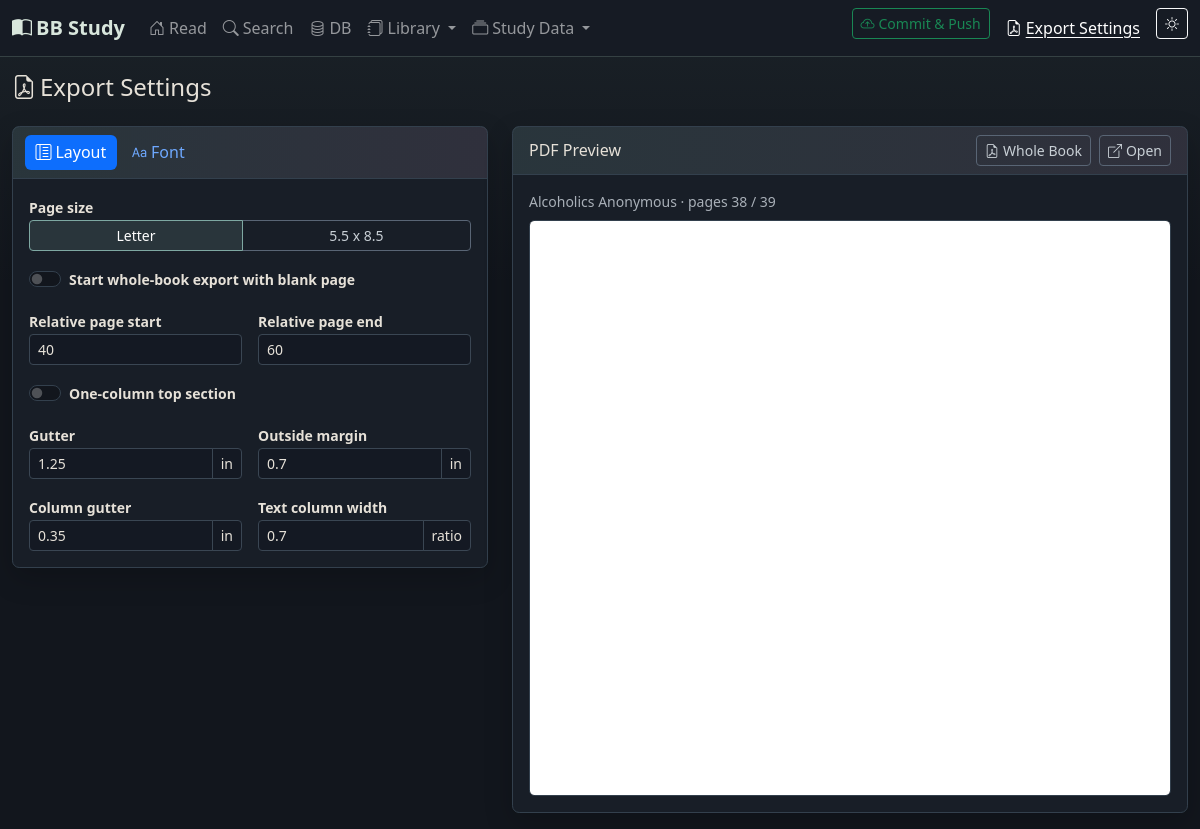
The page /settings on the database its author committed.
### app/models.py (models this page shows, shortened)
class Setting(db.Model):
    __tablename__ = 'settings'
    id = db.Column(db.Integer, primary_key=True)
    key = db.Column(db.String(100), unique=True, nullable=False)
    value = db.Column(db.Text, default='')

class Book(db.Model):
    __tablename__ = 'books'
    id = db.Column(db.Integer, primary_key=True)
    title = db.Column(db.String(500), nullable=False)
    author = db.Column(db.String(300))
    isbn = db.Column(db.String(50))
    publisher = db.Column(db.String(300))
    publish_date = db.Column(db.String(50))
    edition = db.Column(db.String(100))
    notes = db.Column(db.Text)
    pdf_path = db.Column(db.String(1000))
    is_primary = db.Column(db.Boolean, default=False)
    created_at = db.Column(db.DateTime, default=datetime.utcnow)
    book_content = db.relationship('BookContent', backref='book', lazy=True, cascade='all, delete-orphan')
    table_of_contents = db.relationship('BookTableOfContents', backref='book', lazy=True, cascade='all, delete-orphan')
    commentaries = db.relationship('Commentary', backref='book', lazy=True, cascade='all, delete-orphan')

### app/routes/main.py (the view, shortened to what this page needs)
@main_bp.route('/settings', methods=['GET', 'POST'])
def settings():
    theme = get_theme()
    export_settings = get_export_setting_values()
    preview_book = get_current_book()
    preview_page = (
        get_book_page(preview_book.id, get_current_page()) if preview_book else get_current_page()
    )
    preview_pages = build_preview_pages(preview_book, preview_page)
    preview_pdf_url = (
        url_for('main.export_page_spread_pdf', book_id=preview_book.id, page=preview_page)
        if preview_pages else None
    )
    return render_template('settings.html', theme=theme,
                           export_settings=export_settings,
                           export_page_size_profile_prefixes=EXPORT_PAGE_SIZE_PROFILE_PREFIXES,
                           preview_book=preview_book,
                           preview_page=preview_page,
                           preview_pdf_url=preview_pdf_url,
                           preview_pages=preview_pages)

### app/page_numbers.py (called while the page is built)
def relative_page_for_label(book_id, page):
    from .models import BookContent
    row = (
        BookContent.query
        .filter_by(book_id=book_id, page=str(page))
        .filter(BookContent.relative_page_number.isnot(None))
        .order_by(BookContent.id)
        .first()
    )
    return row.relative_page_number if row else None

def page_label_for_relative(book_id, relative_page_number):
    from .models import BookContent
    row = (
        BookContent.query
        .filter_by(book_id=book_id, relative_page_number=relative_page_number)
        .order_by(BookContent.id)
        .first()
    )
    return str(row.page) if row else None

### app/routes/main.py (called while the page is built)
def get_theme():
    s = Setting.query.filter_by(key='theme').first()
    return s.value

def get_current_book():
    s = Setting.query.filter_by(key='current_book_id').first()
    if s and s.value:
        return Book.query.get(int(s.value))
    return None

def get_current_page():
    s = Setting.query.filter_by(key='current_page').first()
    return s.value

def _get_setting(key, default=''):
    setting = Setting.query.filter_by(key=key).first()
    return setting.value if setting and setting.value != '' else default

def get_export_setting_values():
    values = {
        setting.key: setting.value
        for setting in Setting.query.filter(Setting.key.like('export_%')).all()
    }
    page_size = values['export_page_size']
    prefix = EXPORT_PAGE_SIZE_PROFILE_PREFIXES[page_size]
    for key, value in list(values.items()):
        if not key.startswith(f'{prefix}_'):
            continue
        values[f"export_{key.removeprefix(prefix + '_')}"] = value
    return values

def _book_position_key(book_id, suffix):
    return f'book_{book_id}_{suffix}'

def get_book_page(book_id, default='1'):
    if not book_id:
        return default
    return _get_setting(_book_position_key(book_id, 'page'), default)

def get_facing_page(book_id, page):
    relative = relative_page_for_label(book_id, page)
    if relative is None:
        return None
    facing_relative = relative - 1 if relative % 2 else relative + 1
    if facing_relative < 1:
        return None
    return page_label_for_relative(book_id, facing_relative)

### app/templates/settings.html (shortened to what this page needs)
{% extends 'base.html' %}
{% block content %}
<div class="export-settings-page">
  <h4 class="mb-4"><i class="bi bi-file-earmark-pdf me-1"></i>Export Settings</h4>
  <div class="row g-4 align-items-start">
    <div class="col-12 col-xl-5 col-xxl-4">
      <div class="card mb-4">
        <div class="card-header export-settings-tab-header">
          <ul class="nav nav-pills nav-sm gap-1" id="exportSettingsTabs" role="tablist">
            <li class="nav-item" role="presentation">
              <button class="nav-link active" id="layoutSettingsTab" data-bs-toggle="tab" data-bs-target="#layoutSettingsPane" type="button" role="tab">
                <i class="bi bi-layout-text-sidebar-reverse me-1"></i>Layout
              </button>
            </li>
            <li class="nav-item" role="presentation">
              <button class="nav-link" id="fontSettingsTab" data-bs-toggle="tab" data-bs-target="#fontSettingsPane" type="button" role="tab">
                <i class="bi bi-type me-1"></i>Font
              </button>
            </li>
          </ul>
        </div>
        <div class="card-body tab-content">
          <div class="tab-pane fade show active" id="layoutSettingsPane" role="tabpanel" aria-labelledby="layoutSettingsTab">
            <div class="row g-3">
              <div class="col-12">
                <label class="form-label small fw-semibold">Page size</label>
                <div class="btn-group btn-group-sm d-flex" role="group" aria-label="Export page size">
                  <label class="btn btn-outline-secondary" for="exportPageSizeLetter">Letter</label>
                  <label class="btn btn-outline-secondary" for="exportPageSizeHalfLetter">5.5 x 8.5</label>
                </div>
              </div>
              <div class="col-12">
                <div class="form-check form-switch">
                  <input class="form-check-input export-setting-input" type="checkbox" role="switch"
                         id="exportIncludeStartBlankPage" data-setting-key="export_include_start_blank_page" value="1"
                         {% if export_settings.export_include_start_blank_page in ['1', 'true', 'on'] %}checked{% endif %}>
                  <label class="form-check-label small fw-semibold" for="exportIncludeStartBlankPage">
                    Start whole-book export with blank page
                  </label>
                </div>
              </div>
              <div class="col-sm-6">
                <label class="form-label small fw-semibold" for="exportRelativePageStart">Relative page start</label>
                <input class="form-control form-control-sm export-setting-input" id="exportRelativePageStart" type="number" min="1" step="1"
                       data-setting-key="export_relative_page_start" value="{{ export_settings.export_relative_page_start }}">
              </div>
              <div class="col-sm-6">
                <label class="form-label small fw-semibold" for="exportRelativePageEnd">Relative page end</label>
                <input class="form-control form-control-sm export-setting-input" id="exportRelativePageEnd" type="number" min="1" step="1"
                       data-setting-key="export_relative_page_end" value="{{ export_settings.export_relative_page_end }}">
              </div>
              <div class="col-12">
                <div class="form-check form-switch">
                  <input class="form-check-input export-setting-input" type="checkbox" role="switch"
                         id="exportOneColumnTop" data-setting-key="export_one_column_top" value="1"
                         {% if export_settings.export_one_column_top in ['1', 'true', 'on'] %}checked{% endif %}>
                  <label class="form-check-label small fw-semibold" for="exportOneColumnTop">
                    One-column top section
                  </label>
                </div>
              </div>
              <div class="col-sm-6">
                <label class="form-label small fw-semibold" for="exportInsideMargin">Gutter</label>
                <div class="input-group input-group-sm">
                  <input class="form-control export-setting-input" id="exportInsideMargin" type="number" min="0.1" max="2" step="0.05"
                         data-setting-key="export_inside_margin" value="{{ export_settings.export_inside_margin }}">
                  <span class="input-group-text">in</span>
                </div>
              </div>
              <div class="col-sm-6">
                <label class="form-label small fw-semibold" for="exportOutsideMargin">Outside margin</label>
                <div class="input-group input-group-sm">
                  <input class="form-control export-setting-input" id="exportOutsideMargin" type="number" min="0.1" max="2" step="0.05"
                         data-setting-key="export_outside_margin" value="{{ export_settings.export_outside_margin }}">
                  <span class="input-group-text">in</span>
                </div>
              </div>
              <div class="col-sm-6">
                <label class="form-label small fw-semibold" for="exportColumnGutter">Column gutter</label>
                <div class="input-group input-group-sm">
                  <input class="form-control export-setting-input" id="exportColumnGutter" type="number" min="0.05" max="1" step="0.05"
                         data-setting-key="export_column_gutter" value="{{ export_settings.export_column_gutter }}">
                  <span class="input-group-text">in</span>
                </div>
              </div>
              <div class="col-sm-6">
                <label class="form-label small fw-semibold" for="exportTextRatio">Text column width</label>
                <div class="input-group input-group-sm">
                  <input class="form-control export-setting-input" id="exportTextRatio" type="number" min="0.45" max="0.85" step="0.01"
                         data-setting-key="export_text_ratio" value="{{ export_settings.export_text_ratio }}">
                  <span class="input-group-text">ratio</span>
                </div>
              </div>
            </div>
          </div>
        </div>
      </div>
    </div>
    <div class="col-12 col-xl-7 col-xxl-8">
      <div class="card">
        <div class="card-header d-flex align-items-center justify-content-between gap-3">
          <span>PDF Preview</span>
          {% if preview_pdf_url %}
          <div class="d-flex align-items-center gap-2">
            <a class="btn btn-sm btn-outline-secondary" id="exportWholeBookLink"
               href="{{ url_for('main.export_book_pdf', book_id=preview_book.id) }}"
               data-base-url="{{ url_for('main.export_book_pdf', book_id=preview_book.id) }}"
               target="_blank" rel="noopener">
              <i class="bi bi-file-earmark-pdf me-1"></i>Whole Book
            </a>
            <a class="btn btn-sm btn-outline-secondary" href="{{ preview_pdf_url }}" target="_blank" rel="noopener">
              <i class="bi bi-box-arrow-up-right me-1"></i>Open
            </a>
          </div>
          {% endif %}
        </div>
        <div class="card-body">
          {% if preview_pdf_url %}
            <div class="text-muted small mb-2">
              {{ preview_book.title }} · pages {{ preview_pages|map(attribute='page')|join(' / ') }}
            </div>
            <iframe class="export-pdf-preview"
                    src="{{ preview_pdf_url }}"
                    title="PDF export preview pages {{ preview_pages|map(attribute='page')|join(' / ') }}"></iframe>
          {% else %}
            <div class="text-muted small">Select a book on the Read page to preview the current export.</div>
          {% endif %}
        </div>
      </div>
    </div>
  </div>
</div>
{% endblock %}

### app/static/css/style.css (style rules this page uses)
:root { --bb-sage: #8fae9a; --bb-teal: #7ea8a2; --bb-plum: #aa8fa8; --bb-amber: #b7a278; --bb-slate: #8d9aaa; }
[data-bs-theme="dark"] { --bb-page-bg: #12161d; --bb-surface: #181e27; --bb-surface-alt: #1f2631; --bb-border: #33404d; --bb-reader-bg: #151a22; --bb-control-bg: #141923; --bb-soft-sage: rgba(143, 174, 154, 0.16); --bb-soft-teal: rgba(126, 168, 162, 0.17); --bb-soft-plum: rgba(170, 143, 168, 0.16); --bb-soft-amber: rgba(183, 162, 120, 0.16); --bb-soft-slate: rgba(141, 154, 170, 0.16); --bs-body-bg: var(--bb-page-bg); --bs-body-color: #e6e1d8; --bs-border-color: var(--bb-border); --bs-secondary-color: #a9b0b8; --bs-primary-rgb: 126, 168, 162; --bs-success-rgb: 143, 174, 154; --bs-warning-rgb: 183, 162, 120; --bs-info-rgb: 141, 154, 170; }
html, body { transition: background-color 0.2s ease, color 0.2s ease; }
[data-bs-theme="dark"] body { background: linear-gradient(180deg, rgba(126, 168, 162, 0.08), transparent 18rem), var(--bb-page-bg); }
[data-bs-theme="dark"] .card { background: var(--bb-surface); border-color: var(--bb-border); box-shadow: 0 0.65rem 1.8rem rgba(0, 0, 0, 0.18); }
[data-bs-theme="dark"] .card-header { background: linear-gradient(90deg, var(--bb-soft-teal), var(--bb-soft-plum)); border-bottom-color: var(--bb-border); }
[data-bs-theme="dark"] .form-control, [data-bs-theme="dark"] .form-select, [data-bs-theme="dark"] .input-group-text { background-color: var(--bb-control-bg); border-color: #3a4653; color: #e6e1d8; }
[data-bs-theme="dark"] .btn-outline-secondary { --bs-btn-color: #c9d0d6; --bs-btn-border-color: #596575; --bs-btn-hover-bg: var(--bb-soft-teal); --bs-btn-hover-border-color: var(--bb-teal); --bs-btn-hover-color: #f2efe8; --bs-btn-active-bg: var(--bb-soft-teal); --bs-btn-active-border-color: var(--bb-teal); }
.form-label.small { font-weight: 500; margin-bottom: 2px; }
.export-settings-page { width: 100%; }
.export-settings-page .card { border-radius: 0.45rem; }
.export-settings-tab-header { padding: 0.5rem 0.75rem; }
.export-settings-tab-header .nav-link { padding: 0.35rem 0.65rem; }
.export-settings-page .col-xl-7, .export-settings-page .col-xxl-8 { position: sticky; top: 1rem; }
.export-pdf-preview { display: block; width: 100%; height: calc(100vh - 14rem); min-height: 560px; border: 1px solid var(--bs-border-color); border-radius: 0.35rem; background: var(--bs-body-bg); }

### rows shown on the page
Setting: export_relative_page_start "40"
Setting: export_relative_page_end "60"
Setting: export_inside_margin "1.25"
Setting: export_outside_margin "0.7"
Setting: export_column_gutter "0.35"
Setting: export_text_ratio "0.7"
Book: title "Alcoholics Anonymous"

### other values the page prints
{{ preview_pages|map(attribute='page')|join(' / ') }} "38 / 39"
